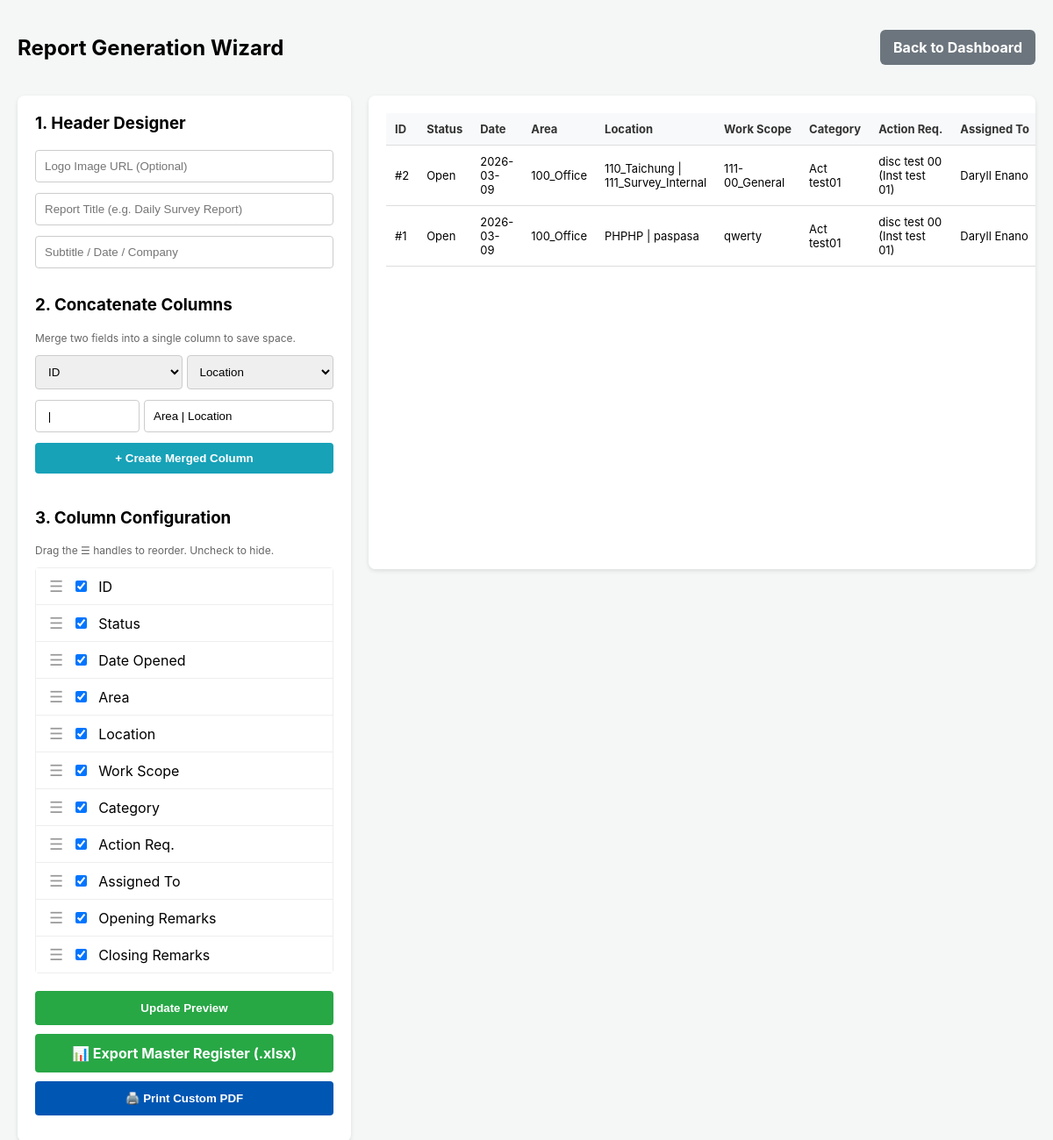
Screenshot of /reports (signed in) with the database file from the repository.
### app.py (models this page shows)
class SurveyTask(db.Model):
    id = db.Column(db.Integer, primary_key=True)
    surveyor_name = db.Column(db.String(100), nullable=False)
    assigned_to = db.Column(db.String(100), nullable=True)
    requestor = db.Column(db.String(100), nullable=True)
    task_category = db.Column(db.String(100), nullable=True)
    instrument = db.Column(db.String(100), nullable=True)
    action_required = db.Column(db.String(100), nullable=True)
    area = db.Column(db.String(100), nullable=False)
    location = db.Column(db.String(100), nullable=True)
    sub_location = db.Column(db.String(100), nullable=True)
    work_scope = db.Column(db.String(100), nullable=False)
    remarks = db.Column(db.Text, nullable=True)
    deliverable_link = db.Column(db.String(500), nullable=True)
    reference_links = db.Column(db.Text, nullable=True)
    status = db.Column(db.String(20), default="Open")
    start_time = db.Column(db.DateTime, default=datetime.utcnow)
    end_time = db.Column(db.DateTime, nullable=True)

### app.py (the view)
@app.route('/reports')
@login_required
def reports():
    all_tasks = SurveyTask.query.order_by(SurveyTask.start_time.desc()).all()
    return render_template('reports.html', tasks=all_tasks)

### app.py (called while the page is built)
@login_manager.user_loader
def load_user(user_id):
    return User.query.get(int(user_id))

### templates/reports.html (shortened to what this page needs)
<!DOCTYPE html>
<html lang="en">
<head>
</head>
<body>
    <div class="header no-print">
        <h2>Report Generation Wizard</h2>
        <a href="/" class="btn-back">Back to Dashboard</a>
    </div>
    <div class="wizard-container">
        <div class="sidebar no-print">
            <h3 style="margin-top: 0;">1. Header Designer</h3>
            <input type="text" id="hdrLogo" class="form-control" placeholder="Logo Image URL (Optional)">
            <input type="text" id="hdrTitle" class="form-control" placeholder="Report Title (e.g. Daily Survey Report)">
            <input type="text" id="hdrSubtitle" class="form-control" placeholder="Subtitle / Date / Company">
            <h3>2. Concatenate Columns</h3>
            <p style="font-size: 12px; color: #666; margin-top: 0;">Merge two fields into a single column to save space.</p>
            <div style="display: flex; gap: 5px; margin-bottom: 12px;">
                <select id="concatCol1" class="form-control" style="margin: 0;">
                    <option value="0">ID</option><option value="1">Status</option><option value="2">Date</option><option value="3">Area</option>
                </select>
                <select id="concatCol2" class="form-control" style="margin: 0;">
                    <option value="4" selected>Location</option><option value="5">Work Scope</option><option value="6">Category</option>
                </select>
            </div>
            <div style="display: flex; gap: 5px; margin-bottom: 12px;">
                <input type="text" id="concatSep" class="form-control" placeholder="Separator (e.g. ' | ')" value=" | " style="flex: 1; margin: 0;">
                <input type="text" id="concatName" class="form-control" placeholder="New Col Name" value="Area | Location" style="flex: 2; margin: 0;">
            </div>
            <button onclick="addConcatColumn()" class="btn-concat">+ Create Merged Column</button>
            <h3>3. Column Configuration</h3>
            <p style="font-size: 12px; color: #666; margin-top: 0;">Drag the ☰ handles to reorder. Uncheck to hide.</p>
            <div class="col-list" id="dragContainer">
                <div class="col-item" draggable="true" data-col="0"><span class="drag-handle">☰</span><input type="checkbox" checked> ID</div>
                <div class="col-item" draggable="true" data-col="1"><span class="drag-handle">☰</span><input type="checkbox" checked> Status</div>
                <div class="col-item" draggable="true" data-col="2"><span class="drag-handle">☰</span><input type="checkbox" checked> Date Opened</div>
                <div class="col-item" draggable="true" data-col="3"><span class="drag-handle">☰</span><input type="checkbox" checked> Area</div>
                <div class="col-item" draggable="true" data-col="4"><span class="drag-handle">☰</span><input type="checkbox" checked> Location</div>
                <div class="col-item" draggable="true" data-col="5"><span class="drag-handle">☰</span><input type="checkbox" checked> Work Scope</div>
                <div class="col-item" draggable="true" data-col="6"><span class="drag-handle">☰</span><input type="checkbox" checked> Category</div>
                <div class="col-item" draggable="true" data-col="7"><span class="drag-handle">☰</span><input type="checkbox" checked> Action Req.</div>
                <div class="col-item" draggable="true" data-col="8"><span class="drag-handle">☰</span><input type="checkbox" checked> Assigned To</div>
                <div class="col-item" draggable="true" data-col="9"><span class="drag-handle">☰</span><input type="checkbox" checked> Opening Remarks</div>
                <div class="col-item" draggable="true" data-col="10"><span class="drag-handle">☰</span><input type="checkbox" checked> Closing Remarks</div>
            </div>
            <button onclick="applyReportConfig()" class="btn-apply">Update Preview</button>
            <a href="/export_excel" class="btn-excel" style="background: #28a745;">📊 Export Master Register (.xlsx)</a>
            <button onclick="window.print()" class="btn-print">🖨️ Print Custom PDF</button>
        </div>
        <div class="preview-area">
            <table id="reportTable">
                <thead>
                    <tr class="raw-row">
                        <th>ID</th> <th>Status</th> <th>Date</th> <th>Area</th> <th>Location</th> <th>Work Scope</th> <th>Category</th> <th>Action Req.</th> <th>Assigned To</th> <th>Opening Remarks</th> <th>Closing Remarks</th>
                    </tr>
                </thead>
                <tbody>
                    {% for task in tasks %}
                    <tr class="raw-row">
                        <td>#{{ task.id }}</td>
                        <td>{{ task.status }}</td>
                        <td>{{ task.start_time.strftime('%Y-%m-%d') }}</td>
                        <td>{{ task.area }}</td>
                        <td>{{ task.location or '-' }} | {{ task.sub_location or '-' }}</td>
                        <td>{{ task.work_scope }}</td>
                        <td>{{ task.task_category }}</td>
                        <td>{{ task.action_required }} ({{ task.instrument }})</td>
                        <td>{{ task.assigned_to }}</td>
                    </tr>
                    {% endfor %}
                </tbody>
            </table>
        </div>
    </div>
</body>
</html>

### templates/reports.html (style rules this page uses)
body { font-family: -apple-system, BlinkMacSystemFont, Arial, sans-serif; background-color: #f4f7f6; padding: 20px; margin: 0; }
.header { display: flex; justify-content: space-between; align-items: center; margin-bottom: 20px; }
.btn-back { background: #6c757d; color: white; padding: 10px 15px; text-decoration: none; border-radius: 6px; font-weight: bold; }
.wizard-container { display: flex; gap: 20px; align-items: flex-start; }
.sidebar { width: 340px; background: white; padding: 20px; border-radius: 8px; box-shadow: 0 2px 5px rgba(0,0,0,0.1); flex-shrink: 0; }
.preview-area { flex: 1; background: white; padding: 20px; border-radius: 8px; box-shadow: 0 2px 5px rgba(0,0,0,0.1); overflow-x: auto; min-height: 500px; }
.form-control { width: 100%; padding: 10px; margin-bottom: 12px; border: 1px solid #ccc; border-radius: 4px; box-sizing: border-box; }
.btn-apply { background: #28a745; color: white; width: 100%; padding: 12px; border: none; border-radius: 4px; font-weight: bold; cursor: pointer; margin-bottom: 10px; }
.btn-print { background: #0056b3; color: white; width: 100%; padding: 12px; border: none; border-radius: 4px; font-weight: bold; cursor: pointer; display: block; text-align: center; text-decoration: none; box-sizing: border-box; margin-bottom: 10px; }
.btn-excel { background: #17a2b8; color: white; width: 100%; padding: 12px; border: none; border-radius: 4px; font-weight: bold; cursor: pointer; display: block; text-align: center; text-decoration: none; box-sizing: border-box; margin-bottom: 10px; }
.btn-concat { background: #17a2b8; color: white; width: 100%; padding: 10px; border: none; border-radius: 4px; font-weight: bold; cursor: pointer; margin-bottom: 20px; }
.col-list { border: 1px solid #eee; border-radius: 4px; margin-bottom: 20px; background: #fafafa; }
.col-item { padding: 10px 15px; border-bottom: 1px solid #eee; background: white; cursor: grab; display: flex; align-items: center; gap: 10px; transition: background 0.2s; }
.col-item:last-child { border-bottom: none; }
.drag-handle { color: #999; cursor: grab; font-size: 18px; }
table { width: 100%; border-collapse: collapse; font-size: 13px; }
th, td { padding: 10px; text-align: left; border-bottom: 1px solid #ddd; }
th { background-color: #f8f9fa; color: #333; font-weight: bold; white-space: nowrap; }

### rows the page displays
SurveyTask: id "2", status "Open", start_time "2026-03-09", area "100_Office", location "110_Taichung", sub_location "111_Survey_Internal", work_scope "111-00_General", task_category "Act test01", action_required "disc test 00", instrument "Inst test 01", assigned_to "Daryll Enano"
SurveyTask: id "1", status "Open", start_time "2026-03-09", area "100_Office", location "PHPHP", sub_location "paspasa", work_scope "qwerty", task_category "Act test01", action_required "disc test 00", instrument "Inst test 01", assigned_to "Daryll Enano"
